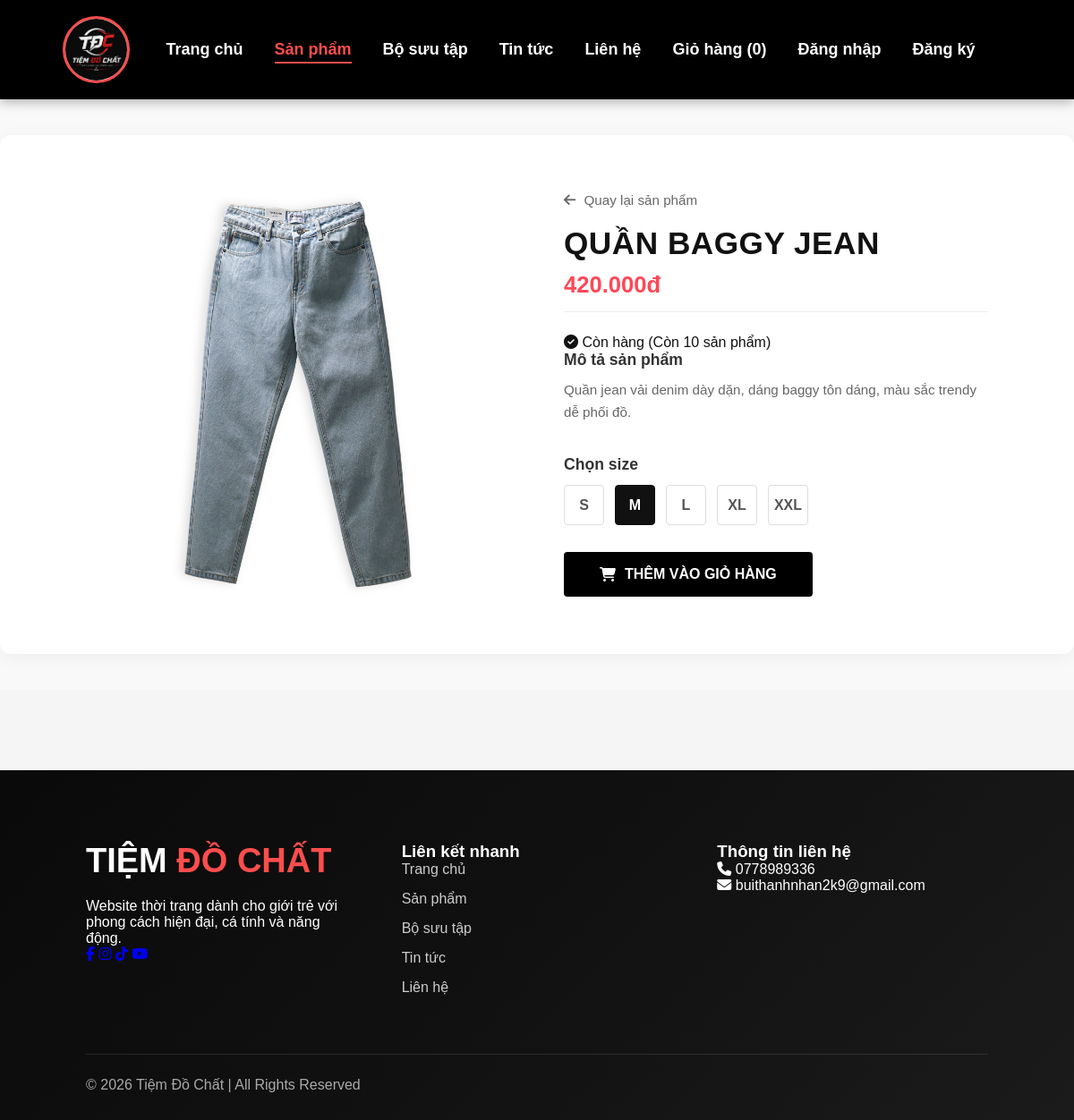
Screenshot of /product-detail.php?id=3 with the database file from the repository.
### tables this page shows
CREATE TABLE `products` (
  `id` int NOT NULL,
  `product_name` varchar(255) DEFAULT NULL,
  `base_price` decimal(10,2) DEFAULT NULL,
  `description` text,
  `thumbnail_image` varchar(255) DEFAULT NULL,
  `category_id` int DEFAULT NULL,
  `created_at` timestamp NULL DEFAULT CURRENT_TIMESTAMP,
  `tag` varchar(50) DEFAULT 'NEW'
);

### product-detail.php (the view, shortened to what this page needs)
<?php
require_once("config/config.php");
$product_id = isset($_GET['id']) ? intval($_GET['id']) : 0;
try{
    $stmt = $conn->prepare("
        SELECT * FROM products
        WHERE id = :id
    ");
    $stmt->bindParam(':id', $product_id, PDO::PARAM_INT);
    $stmt->execute();
    $detail_product = $stmt->fetch(PDO::FETCH_ASSOC);
}catch(PDOException $e){
    $detail_product = null;
}
?>
<!DOCTYPE html>
<html lang="vi">
<head>
    <link rel="stylesheet" href="style/products.css">
    <link rel="stylesheet" href="style/product-detail.css">
    <link rel="stylesheet" href="https://cdnjs.cloudflare.com/ajax/libs/font-awesome/6.5.1/css/all.min.css">
</head>
<body>
<header>
    <div class="logo">
        <img src="image/l.png" alt="Logo">
    </div>
    <nav>
        <ul>
            <li><a href="index.html">Trang chủ</a></li>
            <li><a href="products.php" class="active">Sản phẩm</a></li>
            <li><a href="collection.php">Bộ sưu tập</a></li>
            <li><a href="news.php">Tin tức</a></li>
            <li><a href="contact.php">Liên hệ</a></li>
            <li>
                <a href="cart.php">
                    Giỏ hàng
                    <?php
                        $cart_count = 0;
                    ?>
                    (<?= $cart_count ?>)
                </a>
            </li>
            <?php if(isset($_SESSION['user_id'])){ ?>
                <li><a href="#" onclick="openLogoutPopup()">Đăng xuất</a></li>
            <?php }else{ ?>
                <li><a href="login.php">Đăng nhập</a></li>
                <li><a href="register.php">Đăng ký</a></li>
            <?php } ?>
        </ul>
    </nav>
</header>
<main class="detail-wrapper">
    <section class="product-detail-section">
        <div class="detail-image-box">
            <img src="<?= htmlspecialchars($detail_product['thumbnail_image']) ?>" alt="<?= htmlspecialchars($detail_product['product_name']) ?>">
        </div>
        <div class="detail-info-box">
            <a href="products.php" class="back-to-products">
                <i class="fas fa-arrow-left"></i> Quay lại sản phẩm
            </a>
            <h1><?= htmlspecialchars($detail_product['product_name']) ?></h1>
            <div class="detail-price">
                <?= number_format($detail_product['base_price'], 0, ',', '.') ?>đ
            </div>
            <div class="detail-status">
                <?php if((isset($detail_product['stock_quantity']) ? $detail_product['stock_quantity'] : 10) > 0){ ?>
                    <span class="in-stock">
                        <i class="fas fa-check-circle"></i> Còn hàng (Còn <?= $detail_product['stock_quantity'] ?? 10 ?> sản phẩm)
                    </span>
                <?php }else{ ?>
                    <span class="out-stock">
                        <i class="fas fa-times-circle"></i> Hết hàng
                    </span>
                <?php } ?>
            </div>
            <div class="detail-desc">
                <h3>Mô tả sản phẩm</h3>
                <p><?= nl2br(htmlspecialchars($detail_product['description'] ?? 'Chưa có mô tả cho sản phẩm này.')) ?></p>
            </div>
            <form method="POST">
                <div class="detail-size">
                    <h3>Chọn size</h3>
                    <div class="size-options">
                        <label for="size-s">S</label>
                        <label for="size-m">M</label>
                        <label for="size-l">L</label>
                        <label for="size-xl">XL</label>
                        <label for="size-xxl">XXL</label>
                    </div>
                </div>
                <button type="submit" name="add_to_cart" class="btn-add-cart">
                    <i class="fas fa-shopping-cart"></i> THÊM VÀO GIỎ HÀNG
                </button>
            </form>
        </div>
    </section>
</main>
<footer class="site-footer">
    <div class="footer-container">
        <div class="footer-column">
            <h2 class="footer-logo">TIỆM <span>ĐỒ CHẤT</span></h2>
            <p class="footer-text">Website thời trang dành cho giới trẻ với phong cách hiện đại, cá tính và năng động.</p>
            <div class="footer-social">
                <a href="#"><i class="fab fa-facebook-f"></i></a>
                <a href="#"><i class="fab fa-instagram"></i></a>
                <a href="#"><i class="fab fa-tiktok"></i></a>
                <a href="#"><i class="fab fa-youtube"></i></a>
            </div>
        </div>
        <div class="footer-column">
            <h3>Liên kết nhanh</h3>
            <ul class="footer-links">
                <li><a href="index.html">Trang chủ</a></li>
                <li><a href="products.php">Sản phẩm</a></li>
                <li><a href="collection.php">Bộ sưu tập</a></li>
                <li><a href="news.php">Tin tức</a></li>
                <li><a href="contact.php">Liên hệ</a></li>
            </ul>
        </div>
        <div class="footer-column">
            <h3>Thông tin liên hệ</h3>
            <p><i class="fas fa-phone"></i> 0778989336</p>
            <p><i class="fas fa-envelope"></i> buithanhnhan2k9@gmail.com</p>
        </div>
    </div>
    <div class="footer-bottom">
        <p>© 2026 Tiệm Đồ Chất | All Rights Reserved</p>
    </div>
</footer>
</body>
</html>

### style/products.css (style rules this page uses)
* { margin:0; padding:0; box-sizing:border-box; }
html { scroll-behavior:smooth; }
body { font-family:Arial, Helvetica, sans-serif; background:#f5f5f5; overflow-x:hidden; color:#111; }
header { width:100%; background:#000; padding:18px 70px; display:flex; align-items:center; justify-content:space-between; position:sticky; top:0; z-index:1000; box-shadow:0 3px 12px rgba(0,0,0,0.3); }
.logo { display:flex; align-items:center; }
.logo img { width:75px; height:75px; object-fit:cover; border-radius:50%; border:3px solid #ff4d4d; background:#fff; }
nav { flex:1; display:flex; justify-content:center; }
nav ul { display:flex; align-items:center; gap:35px; list-style:none; }
nav ul li { position:relative; }
nav ul li a { color:white; text-decoration:none; font-size:18px; font-weight:bold; transition:0.3s; position:relative; }
nav ul li a:hover, nav ul li a.active { color:#ff4d4d; }
nav ul li a::after { content:""; position:absolute; left:0; bottom:-6px; width:0%; height:2px; background:#ff4d4d; transition:0.3s; }
nav ul li a:hover::after, nav ul li a.active::after { width:100%; }
.site-footer { margin-top:90px; background: linear-gradient( 135deg, #0a0a0a, #111, #1b1b1b); color:white; padding:80px 8% 30px; }
.footer-container { display:grid; grid-template-columns: repeat(auto-fit,minmax(250px,1fr)); gap:50px; }
.footer-logo { font-size:38px; margin-bottom:20px; }
.footer-logo span { color:#ff4d4d; }
.footer-links { list-style:none; }
.footer-links li { margin-bottom:15px; }
.footer-links li a { text-decoration:none; color:#ccc; transition:0.3s; }
.footer-bottom { margin-top:50px; border-top: 1px solid rgba(255,255,255,0.1); padding-top:25px; }
.footer-bottom p { color:#aaa; }

### style/product-detail.css (style rules this page uses)
.detail-wrapper { background-color: #f9f9f9; padding: 40px 0; }
.product-detail-section { padding: 50px 8%; display: flex; gap: 60px; background: #ffffff; margin: 0 auto; max-width: 1200px; border-radius: 12px; box-shadow: 0 4px 20px rgba(0, 0, 0, 0.05); }
.detail-image-box { flex: 1; text-align: center; display: flex; align-items: center; justify-content: center; }
.detail-image-box img { max-width: 100%; max-height: 480px; object-fit: cover; border-radius: 8px; transition: transform 0.3s ease; }
.detail-info-box { flex: 1; display: flex; flex-direction: column; justify-content: center; }
.back-to-products { margin-bottom: 20px; display: inline-block; color: #666; text-decoration: none; font-size: 0.95rem; transition: color 0.2s ease; }
.back-to-products i { margin-right: 5px; }
.detail-info-box h1 { font-size: 2.2rem; margin-bottom: 12px; color: #111111; text-transform: uppercase; letter-spacing: 0.5px; }
.detail-price { font-size: 1.6rem; color: #ff4757; font-weight: 700; margin-bottom: 25px; border-bottom: 1px solid #eeeeee; padding-bottom: 15px; }
.detail-desc { margin-bottom: 35px; }
.detail-desc h3 { font-size: 1.1rem; color: #333333; margin-bottom: 10px; }
.detail-desc p { font-size: 0.95rem; color: #666666; line-height: 1.7; }
.btn-add-cart { background-color: #000000; color: #ffffff; padding: 16px 40px; border: none; font-size: 1rem; font-weight: 600; cursor: pointer; border-radius: 4px; transition: background-color 0.3s ease, transform 0.2s ease; width: fit-content; display: flex; align-items: center; gap: 10px; }
.detail-size { margin-bottom: 30px; }
.detail-size h3 { font-size: 1.1rem; color: #333333; margin-bottom: 12px; }
.size-options { display: flex; gap: 12px; flex-wrap: wrap; }
.size-options label { display: inline-flex; justify-content: center; align-items: center; width: 45px; height: 45px; border: 1.5px solid #dddddd; border-radius: 4px; font-size: 1rem; font-weight: 600; color: #555555; background-color: #ffffff; cursor: pointer; transition: all 0.2s ease-in-out; user-select: none; }
.size-options input[type="radio"]:checked + label { background-color: #111111; color: #ffffff; border-color: #111111; }

### rows the page displays
products: thumbnail_image (picture), product_name "QUẦN BAGGY JEAN", base_price "420.000", description "Quần jean vải denim dày dặn, dáng baggy tôn dáng, màu sắc trendy dễ phối đồ."

### other values shown
$cart_count "0"
$detail_product['stock_quantity'] "10"
